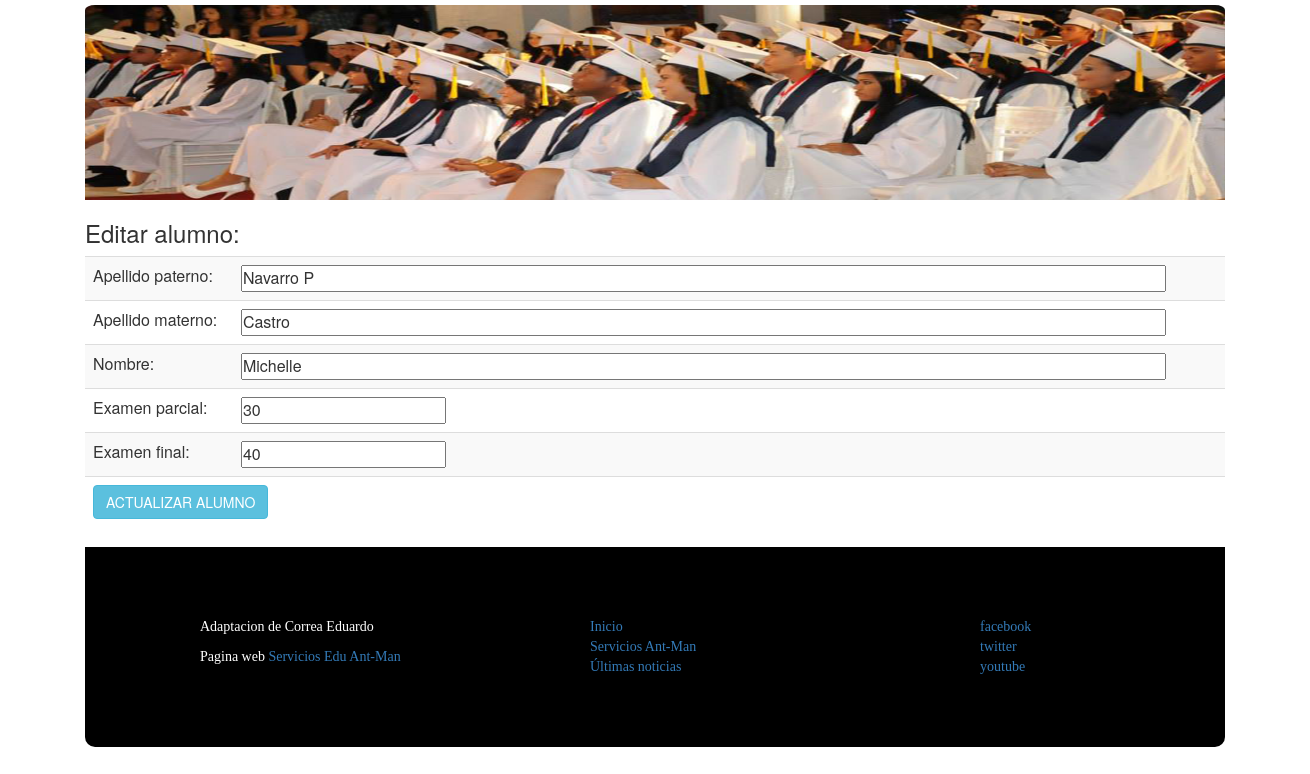
The app's page /editar.php?id=3 with its own data.
### tables this page shows
CREATE TABLE `alumno` (
  `id_alumno` int(11) NOT NULL,
  `ap_paterno` varchar(100) NOT NULL,
  `ap_materno` varchar(100) NOT NULL,
  `nombre` varchar(100) NOT NULL,
  `ex_parcial` int(11) NOT NULL,
  `ex_final` int(11) NOT NULL
);

### editar.php (the view, shortened to what this page needs)
<?php
include 'clases.php'
 ?>
<?php
		include 'model/conexion.php';
		$id = $_GET['id'];
		$sentencia = $bd->prepare("SELECT * FROM alumno WHERE id_alumno = ?;");
		$sentencia->execute([$id]);
		$persona = $sentencia->fetch(PDO::FETCH_OBJ);
	?>
<!DOCTYPE html>
<html>
<head>
</head>
<body>
	<div class="container">
<header>
	<img src="img/banner2.png" alt="">
</header>
		<h3>Editar alumno:</h3>
		<form method="POST" action="editarProceso.php">
			<table class="table table-striped">
				<tr>
					<td >Apellido paterno: </td>
					<td><input size="100" type="text" name="txt2Paterno" value="<?php echo $persona->ap_paterno; ?>"></td>
				</tr>
				<tr>
					<td>Apellido materno: </td>
					<td><input size="100" type="text" name="txt2Materno" value="<?php echo $persona->ap_materno; ?>"></td>
				</tr>
				<tr>
					<td>Nombre: </td>
					<td><input size="100" type="text" name="txt2Nombre" value="<?php echo $persona->nombre; ?>"></td>
				</tr>
				<tr>
					<td>Examen parcial: </td>
					<td><input type="text" name="txt2Parcial" value="<?php echo $persona->ex_parcial; ?>"></td>
				</tr>
				<tr>
					<td>Examen final: </td>
					<td><input type="text" name="txt2Final" value="<?php echo $persona->ex_final; ?>"></td>
				</tr>
				<tr>
					<td colspan="2"><input type="submit" value="ACTUALIZAR ALUMNO" class="btn btn-info"></td>
				</tr>
			</table>
		</form>
<?php
include 'footer.php';
 ?>
</div>
</body>
</html>

### css/miestilo.css (style rules this page uses)
* { padding: 0; margin: 0; }
header img { width: 100%; height: 200px; padding-top: 5px; border-top-right-radius: 10px; border-top-left-radius: 10px; }

### records on screen
alumno: txt2Paterno "Navarro P", txt2Materno "Castro", txt2Nombre "Michelle", txt2Parcial "30", txt2Final "40"
